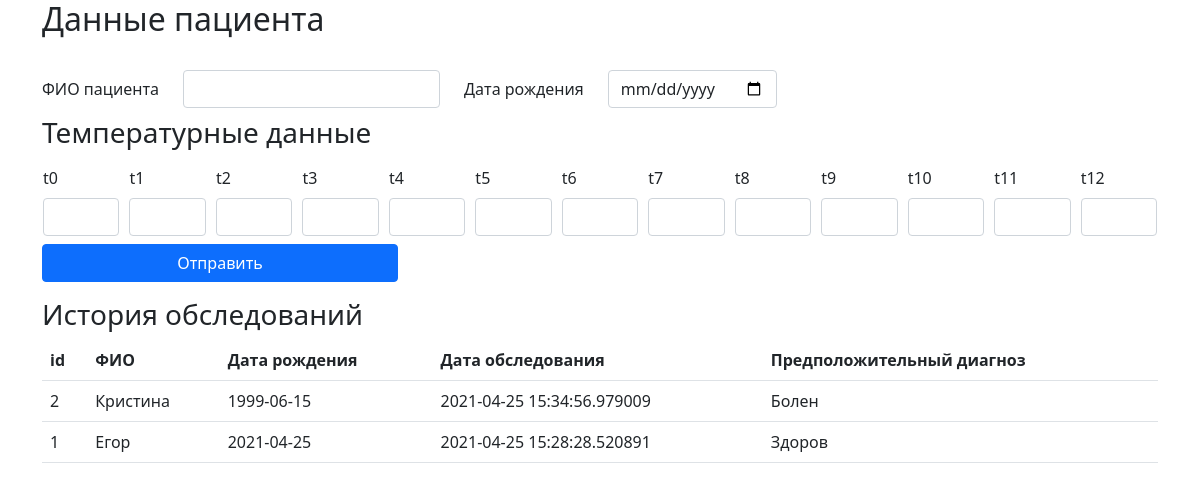
The page / on the database its author committed.
### tables this page shows
CREATE TABLE patients 
    (id INTEGER PRIMARY KEY, fio text, birth_date text, diagnosis_date text, diagnosis integer);

### main.py (the view)
@app.route('/')
def index():
    patients = get_patients()
    return render_template('index.html', patients=patients)

### main.py (called while the page is built)
def dict_factory(cursor, row):
    d = {}
    for idx, col in enumerate(cursor.description):
        d[col[0]] = row[idx]
    return d

def get_conn(db_file_path):
    conn = sqlite3.connect(db_file_path)
    conn.row_factory = dict_factory
    return conn

def get_patients():
    with get_conn(db_file_path) as conn:
        cursor = conn.cursor()
        cursor.execute('select * from patients order by id desc')
        return cursor.fetchall()

### templates/index.html (shortened to what this page needs)
<!DOCTYPE html>
<html lang="en">
<head>
    <link href="https://cdn.jsdelivr.net/npm/bootstrap@5.0.0-beta3/dist/css/bootstrap.min.css"
          rel="stylesheet"
>
</head>
<body>
<div class="container">
    <h2>Данные пациента</h2>
    <form action="/predict" method="post" class="py-3">
        <div class="row py-2">
            <div class="col-auto">
                <label for="fio" class="col-form-label">ФИО пациента</label>
            </div>
            <div class="col-auto">
                <input type="text" id="fio" name="fio" class="form-control" required>
            </div>
            <div class="col-auto">
                <label for="birth_date" class="col-form-label">Дата рождения</label>
            </div>
            <div class="col-auto">
                <input type="date" id="birth_date" name="birth_date" class="form-control" required>
            </div>
        </div>
        <div class="row">
            <h3>Температурные данные</h3>
        </div>
        <div class="row px-2 py-2">
            {% for i in range(13) %}
            <div class="col" style="padding-left: 5px;padding-right: 5px;">
                <label for="t{{ i }}" class="form-label">t{{ i }}</label>
                <input type="text" class="form-control" id="t{{ i }}" name="t{{ i }}" required>
            </div>
            {% endfor %}
        </div>
        <div class="row">
            <div class="col-4">
                <div class="d-grid gap-2">
                    <button type="submit" class="btn btn-primary btn-block">Отправить</button>
                </div>
            </div>
        </div>
    </form>
    <h3>История обследований</h3>
    <table class="table">
        <tr>
            <th>id</th>
            <th>ФИО</th>
            <th>Дата рождения</th>
            <th>Дата обследования</th>
            <th>Предположительный диагноз</th>
        </tr>
    {% for patient in patients %}
        <tr>
            <td>{{patient.id}}</td>
            <td>{{patient.fio}}</td>
            <td>{{patient.birth_date}}</td>
            <td>{{patient.diagnosis_date}}</td>
            <td>
                {% if patient.diagnosis == 1 %}
                    Болен
                {% else %}
                    Здоров
                {% endif %}
            </td>
        </tr>
    {% endfor %}
    </table>
</div>
</body>
</html>

### rows shown on the page
patients: id "2", fio "Кристина", birth_date "1999-06-15", diagnosis_date "2021-04-25 15:34:56.979009", diagnosis "Болен"
patients: id "1", fio "Егор", birth_date "2021-04-25", diagnosis_date "2021-04-25 15:28:28.520891", diagnosis "Здоров"

### other values the page prints
{{ i }} "0" "1" "2" "3" "4" "5" "6" "7" "8" "9" "10" "11" "12"
